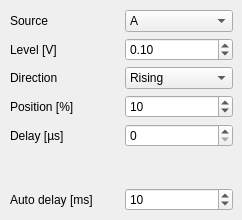
    <widget class="QWidget" name="triggerTab">
     <attribute name="title">
      <string>Trigger</string>
     </attribute>
     <widget class="QWidget" name="gridLayoutWidget_5">
      <property name="geometry">
       <rect>
        <x>10</x>
        <y>10</y>
        <width>223</width>
        <height>201</height>
       </rect>
      </property>
      <layout class="QGridLayout" name="gridLayout_2">
       <item row="2" column="0">
        <widget class="QLabel" name="triggerModeLabel">
         <property name="locale">
          <locale language="English" country="UnitedKingdom"/>
         </property>
         <property name="text">
          <string>Direction</string>
         </property>
        </widget>
       </item>
       <item row="1" column="0">
        <widget class="QLabel" name="triggerLevelLabel">
         <property name="locale">
          <locale language="English" country="UnitedKingdom"/>
         </property>
         <property name="text">
          <string>Level [V]</string>
         </property>
        </widget>
       </item>
       <item row="0" column="1">
        <widget class="QComboBox" name="triggerSourceComboBox">
         <property name="currentText">
          <string>A</string>
         </property>
         <property name="currentIndex">
          <number>0</number>
         </property>
         <item>
          <property name="text">
           <string>A</string>
          </property>
         </item>
         <item>
          <property name="text">
           <string>B</string>
          </property>
         </item>
         <item>
          <property name="text">
           <string>EXT</string>
          </property>
         </item>
         <item>
          <property name="text">
           <string>Internal</string>
          </property>
         </item>
        </widget>
       </item>
       <item row="6" column="0">
        <widget class="QLabel" name="triggerAutoDelayLabel">
         <property name="locale">
          <locale language="English" country="UnitedKingdom"/>
         </property>
         <property name="text">
          <string>Auto delay [ms]</string>
         </property>
        </widget>
       </item>
       <item row="3" column="1">
        <widget class="QDoubleSpinBox" name="triggerPositionSpinBox">
         <property name="locale">
          <locale language="English" country="UnitedKingdom"/>
         </property>
         <property name="buttonSymbols">
          <enum>QAbstractSpinBox::ButtonSymbols::UpDownArrows</enum>
         </property>
         <property name="suffix">
          <string/>
         </property>
         <property name="decimals">
          <number>0</number>
         </property>
         <property name="minimum">
          <double>-50.000000000000000</double>
         </property>
         <property name="maximum">
          <double>50.000000000000000</double>
         </property>
         <property name="singleStep">
          <double>0.000000000000000</double>
         </property>
         <property name="value">
          <double>10.000000000000000</double>
         </property>
        </widget>
       </item>
       <item row="0" column="0">
        <widget class="QLabel" name="triggerSourceLabel">
         <property name="locale">
          <locale language="English" country="UnitedKingdom"/>
         </property>
         <property name="text">
          <string>Source</string>
         </property>
        </widget>
       </item>
       <item row="6" column="1">
        <widget class="QDoubleSpinBox" name="triggerAutoDelaySpinBox">
         <property name="locale">
          <locale language="English" country="UnitedKingdom"/>
         </property>
         <property name="buttonSymbols">
          <enum>QAbstractSpinBox::ButtonSymbols::UpDownArrows</enum>
         </property>
         <property name="suffix">
          <string/>
         </property>
         <property name="decimals">
          <number>0</number>
         </property>
         <property name="minimum">
          <double>0.000000000000000</double>
         </property>
         <property name="maximum">
          <double>2000.000000000000000</double>
         </property>
         <property name="singleStep">
          <double>1.000000000000000</double>
         </property>
         <property name="value">
          <double>10.000000000000000</double>
         </property>
        </widget>
       </item>
       <item row="1" column="1">
        <widget class="QDoubleSpinBox" name="triggerLevelSpinBox">
         <property name="locale">
          <locale language="English" country="UnitedKingdom"/>
         </property>
         <property name="buttonSymbols">
          <enum>QAbstractSpinBox::ButtonSymbols::UpDownArrows</enum>
         </property>
         <property name="suffix">
          <string/>
         </property>
         <property name="decimals">
          <number>2</number>
         </property>
         <property name="minimum">
          <double>-5.000000000000000</double>
         </property>
         <property name="maximum">
          <double>5.000000000000000</double>
         </property>
         <property name="singleStep">
          <double>0.100000000000000</double>
         </property>
         <property name="value">
          <double>0.100000000000000</double>
         </property>
        </widget>
       </item>
       <item row="3" column="0">
        <widget class="QLabel" name="triggerPositionLabel">
         <property name="locale">
          <locale language="English" country="UnitedKingdom"/>
         </property>
         <property name="text">
          <string>Position [%]</string>
         </property>
        </widget>
       </item>
       <item row="2" column="1">
        <widget class="QComboBox" name="triggerModeComboBox">
         <property name="currentText">
          <string>Rising</string>
         </property>
         <property name="currentIndex">
          <number>0</number>
         </property>
         <item>
          <property name="text">
           <string>Rising</string>
          </property>
         </item>
         <item>
          <property name="text">
           <string>Falling</string>
          </property>
         </item>
        </widget>
       </item>
       <item row="4" column="1">
        <widget class="QDoubleSpinBox" name="triggerDelaySpinBox">
         <property name="locale">
          <locale language="English" country="UnitedKingdom"/>
         </property>
         <property name="buttonSymbols">
          <enum>QAbstractSpinBox::ButtonSymbols::UpDownArrows</enum>
         </property>
         <property name="suffix">
          <string/>
         </property>
         <property name="decimals">
          <number>0</number>
         </property>
         <property name="minimum">
          <double>0.000000000000000</double>
         </property>
         <property name="maximum">
          <double>200.000000000000000</double>
         </property>
         <property name="singleStep">
          <double>1.000000000000000</double>
         </property>
         <property name="value">
          <double>0.000000000000000</double>
         </property>
        </widget>
       </item>
       <item row="4" column="0">
        <widget class="QLabel" name="triggerDelayLabel">
         <property name="locale">
          <locale language="English" country="UnitedKingdom"/>
         </property>
         <property name="text">
          <string>Delay [µs]</string>
         </property>
        </widget>
       </item>
       <item row="5" column="0">
        <spacer name="verticalSpacer_4">
         <property name="orientation">
          <enum>Qt::Orientation::Vertical</enum>
         </property>
         <property name="sizeHint" stdset="0">
          <size>
           <width>20</width>
           <height>40</height>
          </size>
         </property>
        </spacer>
       </item>
      </layout>
     </widget>
    </widget>
